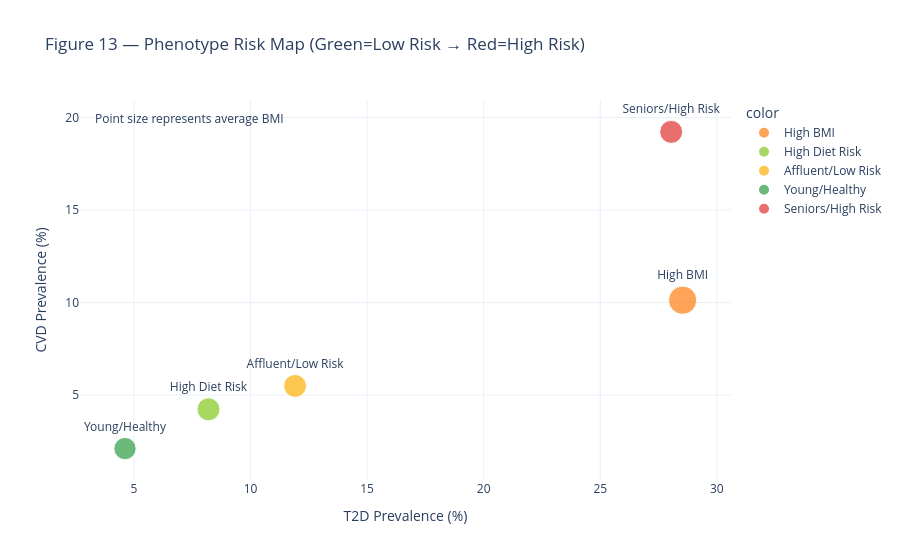

Source (notebook cell):
### Markdown cell above
## Results from Unsupervised Learning

### 1. Comprehensive Cluster Summary
The following table summarizes the five latent phenotypes discovered via K-Means clustering, showing the population size, socioeconomic/metabolic profiles, and the observed prevalence of cardiometabolic diseases.

| Cluster | Count | Wealth (PIR) | Diet Risk | Age | BMI | % Active | T2D % | CVD % |
|:---:|:---:|:---:|:---:|:---:|:---:|:---:|:---:|:---:|
| 0 | 3,466 | 1.98 | 0.00 | 45.99 | 42.38 | 43.6% | 28.5% | 10.1% |
| 1 | 3,074 | 2.14 | 1.09 | 39.51 | 27.95 | 56.7% | 8.2% | 4.2% |
| 2 | 7,480 | 4.62 | -0.11 | 51.06 | 27.65 | 39.3% | 11.9% | 5.5% |
| 3 | 6,454 | 1.43 | -0.12 | 33.27 | 26.33 | 47.1% | 4.6% | 2.1% |
| 4 | 7,239 | 1.64 | -0.24 | 67.96 | 28.02 | 32.6% | 28.0% | 19.2% |

---

### 2. Defining the Discovered Phenotypes (The "Who")

*   **Cluster 0: "High BMI"**
    *   **Profile:** Lower-middle income individuals with severe obesity. They have the second-highest T2D rate.
*   **Cluster 1: "High Diet Risk"**
    *   **Profile:** Relatively young adults (Mean Age: 40) with the highest dietary risk scores, yet high physical activity levels.
*   **Cluster 2: "Affluent/Low Risk"**
    *   **Profile:** The wealthiest segment of the population. Despite being sedentary, they maintain moderate metabolic health.
*   **Cluster 3: "Young/Healthy"**
    *   **Profile:** The youngest group, living near the poverty line but protected by age and lower BMI.
*   **Cluster 4: "Seniors/High Risk"**
    *   **Profile:** Older adults living in lower-income brackets facing the highest cardiovascular burden.

---

### 3. Core Inferences

**The Socioeconomic Penalty:**
Comparing **Cluster 3 (Young/Healthy)** to **Cluster 0 (High BMI)**, we see that while both are relatively low-income, the progression into higher BMI brackets in the context of poverty results in a **6x increase in T2D prevalence** (4.6% to 28.5%).

**The Aging Penalty:**
Shared poverty behaves differently across the lifespan. **Cluster 3** and **Cluster 4** both reside in the lowest PIR brackets (~1.4–1.6). However, the interaction of age and sustained low socioeconomic status in Cluster 4 leads to a **9x higher risk of Cardiovascular Disease**.

**Inference on Causal Pathways:**
The fact that the **Affluent Cluster (2)** has significantly lower disease rates than the **High BMI Cluster (0)**, despite the Affluent group being *more* sedentary, suggests that wealth provides a "structural buffer" against metabolic disease that lifestyle choices do not fully offset.

### Code cell
# Define Risk-Based Color Palette
# Ordered from Lowest Risk (Green) to Highest Risk (Red)
risk_palette = {
    "Young/Healthy": "#2F9E44",      # Green
    "High Diet Risk": "#82C91E",     # Grass
    "Affluent/Low Risk": "#FAB005",  # Yellow/Orange
    "High BMI": "#FD7E14",           # Orange/Red
    "Seniors/High Risk": "#E03131"   # Red
}

label_map = {
    0: "High BMI",
    1: "High Diet Risk",
    2: "Affluent/Low Risk",
    3: "Young/Healthy",
    4: "Seniors/High Risk"
}
df_clean['Phenotype'] = df_clean['CLUSTER'].map(label_map)

# T2D vs CVD Risk Map
# We use the risk_palette to ensure colors correlate with severity
fig10 = px.scatter(
    final_cluster_table.reset_index(), # Changed from cluster_summary.reset_index()
    x='T2D',
    y='CVD',
    size='BMI',
    color=[label_map[i] for i in range(OPTIMAL_K)],
    text=[label_map[i] for i in range(OPTIMAL_K)],
    color_discrete_map=risk_palette,
    title="Figure 13 — Phenotype Risk Map (Green=Low Risk → Red=High Risk)",
    labels={'T2D': 'T2D Prevalence (%)', 'CVD': 'CVD Prevalence (%)'},
    template='plotly_white'
)

fig10.update_traces(textposition='top center')
fig10.add_annotation(
    text="Point size represents average BMI",
    xref="paper", yref="paper", x=0.02, y=0.98, showarrow=False
)
fig10.show()

### Figure 1 — Plotly figure (JSON) as saved in the notebook; plotly's stock layout.template omitted (floating-point values rounded to 4 significant figures)
{"data": [{"hovertemplate": "color=High BMI<br>T2D Prevalence (%)=%{x}<br>CVD Prevalence (%)=%{y}<br>BMI=%{marker.size}<br>text=%{text}<extra></extra>", "legendgroup": "High BMI", "marker": {"color": "#FD7E14", "size": [42.38], "sizemode": "area", "sizeref": 0.106, "symbol": "circle"}, "mode": "markers+text", "name": "High BMI", "orientation": "v", "showlegend": true, "text": ["High BMI"], "textposition": "top center", "type": "scatter", "x": [28.53], "xaxis": "x", "y": [10.13], "yaxis": "y"}, {"hovertemplate": "color=High Diet Risk<br>T2D Prevalence (%)=%{x}<br>CVD Prevalence (%)=%{y}<br>BMI=%{marker.size}<br>text=%{text}<extra></extra>", "legendgroup": "High Diet Risk", "marker": {"color": "#82C91E", "size": [27.95], "sizemode": "area", "sizeref": 0.106, "symbol": "circle"}, "mode": "markers+text", "name": "High Diet Risk", "orientation": "v", "showlegend": true, "text": ["High Diet Risk"], "textposition": "top center", "type": "scatter", "x": [8.198], "xaxis": "x", "y": [4.229], "yaxis": "y"}, {"hovertemplate": "color=Affluent/Low Risk<br>T2D Prevalence (%)=%{x}<br>CVD Prevalence (%)=%{y}<br>BMI=%{marker.size}<br>text=%{text}<extra></extra>", "legendgroup": "Affluent/Low Risk", "marker": {"color": "#FAB005", "size": [27.65], "sizemode": "area", "sizeref": 0.106, "symbol": "circle"}, "mode": "markers+text", "name": "Affluent/Low Risk", "orientation": "v", "showlegend": true, "text": ["Affluent/Low Risk"], "textposition": "top center", "type": "scatter", "x": [11.91], "xaxis": "x", "y": [5.495], "yaxis": "y"}, {"hovertemplate": "color=Young/Healthy<br>T2D Prevalence (%)=%{x}<br>CVD Prevalence (%)=%{y}<br>BMI=%{marker.size}<br>text=%{text}<extra></extra>", "legendgroup": "Young/Healthy", "marker": {"color": "#2F9E44", "size": [26.33], "sizemode": "area", "sizeref": 0.106, "symbol": "circle"}, "mode": "markers+text", "name": "Young/Healthy", "orientation": "v", "showlegend": true, "text": ["Young/Healthy"], "textposition": "top center", "type": "scatter", "x": [4.617], "xaxis": "x", "y": [2.107], "yaxis": "y"}, {"hovertemplate": "color=Seniors/High Risk<br>T2D Prevalence (%)=%{x}<br>CVD Prevalence (%)=%{y}<br>BMI=%{marker.size}<br>text=%{text}<extra></extra>", "legendgroup": "Seniors/High Risk", "marker": {"color": "#E03131", "size": [28.02], "sizemode": "area", "sizeref": 0.106, "symbol": "circle"}, "mode": "markers+text", "name": "Seniors/High Risk", "orientation": "v", "showlegend": true, "text": ["Seniors/High Risk"], "textposition": "top center", "type": "scatter", "x": [28.04], "xaxis": "x", "y": [19.23], "yaxis": "y"}], "layout": {"annotations": [{"showarrow": false, "text": "Point size represents average BMI", "x": 0.02, "xref": "paper", "y": 0.98, "yref": "paper"}], "legend": {"itemsizing": "constant", "title": {"text": "color"}, "tracegroupgap": 0}, "title": {"text": "Figure 13 — Phenotype Risk Map (Green=Low Risk → Red=High Risk)"}, "xaxis": {"anchor": "y", "domain": [0, 1], "title": {"text": "T2D Prevalence (%)"}}, "yaxis": {"anchor": "x", "domain": [0, 1], "title": {"text": "CVD Prevalence (%)"}}}}
